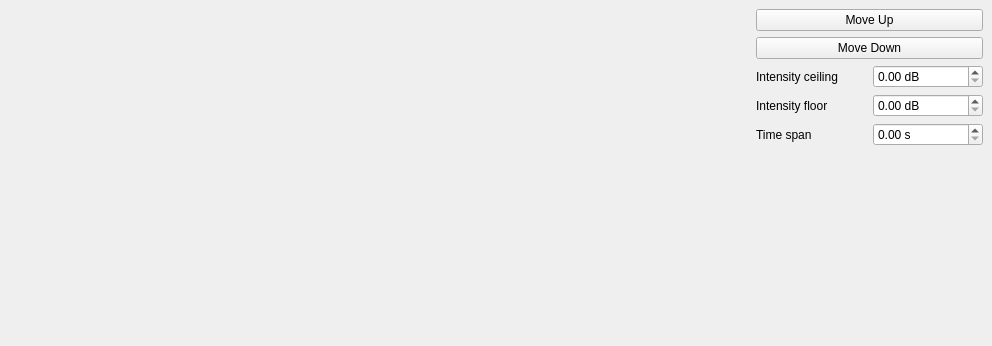
<?xml version="1.0" encoding="UTF-8"?>
<ui version="4.0">
 <class>cWaterfallPlotDockWidget</class>
 <widget class="QDockWidget" name="cWaterfallPlotDockWidget">
  <property name="geometry">
   <rect>
    <x>0</x>
    <y>0</y>
    <width>992</width>
    <height>346</height>
   </rect>
  </property>
  <property name="windowIcon">
   <iconset resource="Images.qrc">
    <normaloff>:/Images/Images/AVNLogo.png</normaloff>:/Images/Images/AVNLogo.png</iconset>
  </property>
  <property name="windowTitle">
   <string>Spectrum Waterfall Plot</string>
  </property>
  <widget class="QWidget" name="dockWidgetContents">
   <layout class="QHBoxLayout" name="horizontalLayout">
    <item>
     <widget class="QwtPlot" name="qwtPlot">
      <property name="sizePolicy">
       <sizepolicy hsizetype="MinimumExpanding" vsizetype="Preferred">
        <horstretch>0</horstretch>
        <verstretch>0</verstretch>
       </sizepolicy>
      </property>
     </widget>
    </item>
    <item>
     <layout class="QVBoxLayout" name="verticalLayout">
      <item>
       <widget class="QPushButton" name="pushButton_moveUp">
        <property name="minimumSize">
         <size>
          <width>227</width>
          <height>0</height>
         </size>
        </property>
        <property name="maximumSize">
         <size>
          <width>227</width>
          <height>16777215</height>
         </size>
        </property>
        <property name="text">
         <string>Move Up</string>
        </property>
       </widget>
      </item>
      <item>
       <widget class="QPushButton" name="pushButton_moveDown">
        <property name="minimumSize">
         <size>
          <width>227</width>
          <height>0</height>
         </size>
        </property>
        <property name="maximumSize">
         <size>
          <width>227</width>
          <height>16777215</height>
         </size>
        </property>
        <property name="text">
         <string>Move Down</string>
        </property>
       </widget>
      </item>
      <item>
       <layout class="QGridLayout" name="gridLayout">
        <item row="0" column="1">
         <widget class="QDoubleSpinBox" name="doubleSpinBox_intensityCeiling_dB">
          <property name="suffix">
           <string> dB</string>
          </property>
         </widget>
        </item>
        <item row="0" column="0">
         <widget class="QLabel" name="label">
          <property name="text">
           <string>Intensity ceiling</string>
          </property>
         </widget>
        </item>
        <item row="1" column="0">
         <widget class="QLabel" name="label_2">
          <property name="text">
           <string>Intensity floor</string>
          </property>
         </widget>
        </item>
        <item row="1" column="1">
         <widget class="QDoubleSpinBox" name="doubleSpinBox_intensityFloor_dB">
          <property name="suffix">
           <string> dB</string>
          </property>
         </widget>
        </item>
        <item row="2" column="0">
         <widget class="QLabel" name="label_3">
          <property name="text">
           <string>Time span</string>
          </property>
         </widget>
        </item>
        <item row="2" column="1">
         <widget class="QDoubleSpinBox" name="doubleSpinBox_timeSpan_s">
          <property name="suffix">
           <string> s</string>
          </property>
         </widget>
        </item>
       </layout>
      </item>
      <item>
       <spacer name="verticalSpacer">
        <property name="orientation">
         <enum>Qt::Vertical</enum>
        </property>
        <property name="sizeHint" stdset="0">
         <size>
          <width>20</width>
          <height>40</height>
         </size>
        </property>
       </spacer>
      </item>
     </layout>
    </item>
   </layout>
  </widget>
 </widget>
 <customwidgets>
  <customwidget>
   <class>QwtPlot</class>
   <extends>QFrame</extends>
   <header>qwt_plot.h</header>
   <container>1</container>
  </customwidget>
 </customwidgets>
 <resources>
  <include location="Images.qrc"/>
 </resources>
 <connections/>
</ui>
